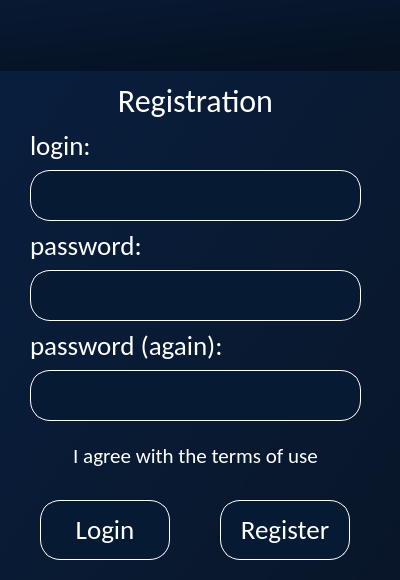
<?xml version="1.0" encoding="UTF-8"?>
<ui version="4.0">
 <class>Dialog</class>
 <widget class="QDialog" name="Dialog">
  <property name="geometry">
   <rect>
    <x>0</x>
    <y>0</y>
    <width>400</width>
    <height>580</height>
   </rect>
  </property>
  <property name="windowTitle">
   <string>Dialog</string>
  </property>
  <property name="styleSheet">
   <string notr="true">background-color: qlineargradient(spread:pad, x1:1, y1:1, x2:0, y2:0, stop:0 rgba(9, 22, 41, 255), stop:1 rgba(9, 31, 63, 255))</string>
  </property>
  <widget class="QLineEdit" name="lineEdit_3">
   <property name="geometry">
    <rect>
     <x>30</x>
     <y>370</y>
     <width>331</width>
     <height>51</height>
    </rect>
   </property>
   <property name="font">
    <font>
     <family>Calibri</family>
     <pointsize>20</pointsize>
    </font>
   </property>
   <property name="styleSheet">
    <string notr="true">QLineEdit {
	border: 1px solid white;
	border-radius: 20px;
	background-color: rgb(6, 26, 52);
	color: white;
}</string>
   </property>
  </widget>
  <widget class="QWidget" name="widget" native="true">
   <property name="geometry">
    <rect>
     <x>-20</x>
     <y>-20</y>
     <width>821</width>
     <height>91</height>
    </rect>
   </property>
   <property name="styleSheet">
    <string notr="true">background-color:qlineargradient(spread:pad, x1:1, y1:1, x2:0, y2:0, stop:0 rgba(5, 13, 25, 255), stop:1 rgba(8, 27, 54, 255))

</string>
   </property>
   <widget class="QLabel" name="label">
    <property name="geometry">
     <rect>
      <x>30</x>
      <y>30</y>
      <width>51</width>
      <height>51</height>
     </rect>
    </property>
    <property name="layoutDirection">
     <enum>Qt::LeftToRight</enum>
    </property>
    <property name="styleSheet">
     <string notr="true">background-color:
rgba(255, 255, 255, 0)</string>
    </property>
    <property name="text">
     <string/>
    </property>
    <property name="pixmap">
     <pixmap>resources/gl3.png</pixmap>
    </property>
   </widget>
  </widget>
  <widget class="QLineEdit" name="lineEdit_2">
   <property name="geometry">
    <rect>
     <x>30</x>
     <y>270</y>
     <width>331</width>
     <height>51</height>
    </rect>
   </property>
   <property name="font">
    <font>
     <family>Calibri</family>
     <pointsize>20</pointsize>
    </font>
   </property>
   <property name="styleSheet">
    <string notr="true">QLineEdit {
	border: 1px solid white;
	border-radius: 20px;
	background-color: rgb(6, 26, 52);
	color: white;
}</string>
   </property>
  </widget>
  <widget class="QLabel" name="label_2">
   <property name="geometry">
    <rect>
     <x>30</x>
     <y>130</y>
     <width>151</width>
     <height>31</height>
    </rect>
   </property>
   <property name="font">
    <font>
     <family>Calibri</family>
     <pointsize>20</pointsize>
    </font>
   </property>
   <property name="styleSheet">
    <string notr="true">background-color: rgba(255, 255, 255, 0);
color: white;</string>
   </property>
   <property name="text">
    <string>login:</string>
   </property>
  </widget>
  <widget class="QLabel" name="label_3">
   <property name="geometry">
    <rect>
     <x>30</x>
     <y>230</y>
     <width>151</width>
     <height>31</height>
    </rect>
   </property>
   <property name="font">
    <font>
     <family>Calibri</family>
     <pointsize>20</pointsize>
    </font>
   </property>
   <property name="styleSheet">
    <string notr="true">background-color: rgba(255, 255, 255, 0);
color: white;</string>
   </property>
   <property name="text">
    <string>password:</string>
   </property>
  </widget>
  <widget class="QPushButton" name="reg_btn">
   <property name="geometry">
    <rect>
     <x>220</x>
     <y>500</y>
     <width>130</width>
     <height>60</height>
    </rect>
   </property>
   <property name="minimumSize">
    <size>
     <width>130</width>
     <height>60</height>
    </size>
   </property>
   <property name="maximumSize">
    <size>
     <width>130</width>
     <height>60</height>
    </size>
   </property>
   <property name="font">
    <font>
     <family>Calibri</family>
     <pointsize>20</pointsize>
    </font>
   </property>
   <property name="styleSheet">
    <string notr="true">QPushButton{
border: 1px solid white;
border-radius: 20px;
background-color: rgb(6, 26, 52);
color: white;
}
QPushButton:hover{
	background-color: qlineargradient(spread:pad, x1:1, y1:1, x2:0.130682, y2:0.165, stop:0 rgba(34, 120, 239, 255), stop:1 rgba(145, 185, 239, 255));
}</string>
   </property>
   <property name="text">
    <string>Register</string>
   </property>
  </widget>
  <widget class="QCheckBox" name="checkBox">
   <property name="geometry">
    <rect>
     <x>30</x>
     <y>440</y>
     <width>31</width>
     <height>31</height>
    </rect>
   </property>
   <property name="font">
    <font>
     <family>Calibri</family>
     <pointsize>14</pointsize>
     <underline>true</underline>
    </font>
   </property>
   <property name="layoutDirection">
    <enum>Qt::LeftToRight</enum>
   </property>
   <property name="styleSheet">
    <string notr="true">background-color: rgba(255, 255, 255, 0);
color: white;</string>
   </property>
   <property name="text">
    <string/>
   </property>
   <property name="iconSize">
    <size>
     <width>50</width>
     <height>50</height>
    </size>
   </property>
   <property name="checked">
    <bool>false</bool>
   </property>
   <property name="tristate">
    <bool>false</bool>
   </property>
  </widget>
  <widget class="QLabel" name="acc_used">
   <property name="geometry">
    <rect>
     <x>0</x>
     <y>470</y>
     <width>391</width>
     <height>31</height>
    </rect>
   </property>
   <property name="font">
    <font>
     <family>Calibri</family>
     <pointsize>12</pointsize>
     <weight>75</weight>
     <bold>true</bold>
    </font>
   </property>
   <property name="styleSheet">
    <string notr="true">background-color: rgba(255, 255, 255, 0);
color: red;</string>
   </property>
   <property name="text">
    <string/>
   </property>
   <property name="alignment">
    <set>Qt::AlignCenter</set>
   </property>
  </widget>
  <widget class="QLabel" name="label_4">
   <property name="geometry">
    <rect>
     <x>100</x>
     <y>70</y>
     <width>191</width>
     <height>61</height>
    </rect>
   </property>
   <property name="font">
    <font>
     <family>Calibri</family>
     <pointsize>24</pointsize>
    </font>
   </property>
   <property name="styleSheet">
    <string notr="true">background-color: rgba(255, 255, 255, 0);
color: white;</string>
   </property>
   <property name="text">
    <string>Registration</string>
   </property>
   <property name="alignment">
    <set>Qt::AlignCenter</set>
   </property>
  </widget>
  <widget class="QLabel" name="label_6">
   <property name="geometry">
    <rect>
     <x>60</x>
     <y>440</y>
     <width>271</width>
     <height>31</height>
    </rect>
   </property>
   <property name="font">
    <font>
     <family>Calibri</family>
     <pointsize>16</pointsize>
    </font>
   </property>
   <property name="styleSheet">
    <string notr="true">background-color: rgba(255, 255, 255, 0);
color: white;</string>
   </property>
   <property name="text">
    <string>I agree with the terms of use</string>
   </property>
   <property name="alignment">
    <set>Qt::AlignCenter</set>
   </property>
  </widget>
  <widget class="QLineEdit" name="lineEdit">
   <property name="geometry">
    <rect>
     <x>30</x>
     <y>170</y>
     <width>331</width>
     <height>51</height>
    </rect>
   </property>
   <property name="font">
    <font>
     <family>Calibri</family>
     <pointsize>20</pointsize>
    </font>
   </property>
   <property name="styleSheet">
    <string notr="true">QLineEdit {
	border: 1px solid white;
	border-radius: 20px;
	background-color: rgb(6, 26, 52);
	color: white;
}</string>
   </property>
  </widget>
  <widget class="QLabel" name="label_5">
   <property name="geometry">
    <rect>
     <x>30</x>
     <y>330</y>
     <width>201</width>
     <height>31</height>
    </rect>
   </property>
   <property name="font">
    <font>
     <family>Calibri</family>
     <pointsize>20</pointsize>
    </font>
   </property>
   <property name="styleSheet">
    <string notr="true">background-color: rgba(255, 255, 255, 0);
color: white;</string>
   </property>
   <property name="text">
    <string>password (again):</string>
   </property>
  </widget>
  <widget class="QPushButton" name="back_btn">
   <property name="geometry">
    <rect>
     <x>40</x>
     <y>500</y>
     <width>130</width>
     <height>60</height>
    </rect>
   </property>
   <property name="minimumSize">
    <size>
     <width>130</width>
     <height>60</height>
    </size>
   </property>
   <property name="maximumSize">
    <size>
     <width>130</width>
     <height>60</height>
    </size>
   </property>
   <property name="font">
    <font>
     <family>Calibri</family>
     <pointsize>20</pointsize>
    </font>
   </property>
   <property name="styleSheet">
    <string notr="true">QPushButton{
border: 1px solid white;
border-radius: 20px;
background-color: rgb(6, 26, 52);
color: white;
}
QPushButton:hover{
	background-color: qlineargradient(spread:pad, x1:1, y1:1, x2:0.130682, y2:0.165, stop:0 rgba(34, 120, 239, 255), stop:1 rgba(145, 185, 239, 255));
}</string>
   </property>
   <property name="text">
    <string>Login</string>
   </property>
  </widget>
 </widget>
 <resources>
  <include location="resources/icons.qrc"/>
 </resources>
 <connections/>
</ui>
